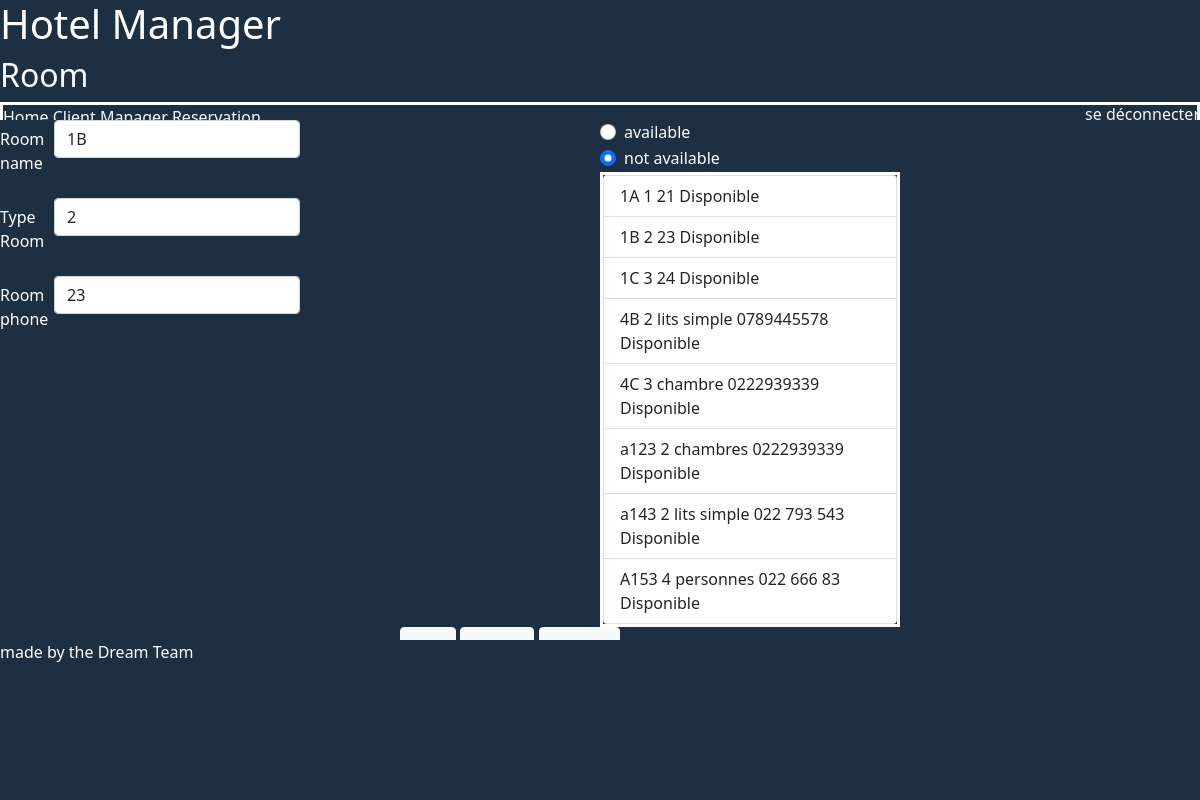
/View/room.php?id=1B, run on the app's committed database.
### tables this page shows
CREATE TABLE `chambres` (
  `type` varchar(45) DEFAULT NULL,
  `telephone` varchar(45) DEFAULT NULL,
  `disponibilite` varchar(45) DEFAULT NULL,
  `numeroChambre` varchar(11) NOT NULL,
  PRIMARY KEY (`numeroChambre`)
);

### Model/model.php (called while the page is built, shortened)
<?php
function selectRoom(){
    try {
        $bd = CoToBase();
        $requete = $bd->query("SELECT * FROM chambres");
        $requete->execute();
        return $requete->fetchAll();
    } catch (Exception $e) {
        echo 'Exception reçue : ',  $e->getMessage(), "\n";
    }
}
function selectInfoRoom($id){
    try {
        $bd = CoToBase();
        $requete = $bd->prepare("SELECT * FROM chambres WHERE numeroChambre = :idRoom");
        $requete->execute(
            array(
                ':idRoom' => $id,
            )
        );
        return $requete->fetchAll();
    } catch (Exception $e) {
        echo 'Exception reçue : ',  $e->getMessage(), "\n";
    }
}
?>

### View/room.php (the view, shortened to what this page needs)
<?php
require_once "../Model/model.php";
$rooms = selectRoom();
?>
<!DOCTYPE html>
<html lang="en">
<head>
    <link rel="stylesheet" href="../CSS/room.css">
    <link href="https://cdn.jsdelivr.net/npm/bootstrap@5.1.3/dist/css/bootstrap.min.css" rel="stylesheet">
</head>
<body>
    <header>
        <div id="titre">
            <h1>
            </h1>
            <h2>
                Room
            </h2>
            <a href="#" class="link-light" id="deconnexion">se déconnecter</a>
        </div>
        <nav>
            <a href="#" class="link-light">Home</a>
            <a href="#" class="link-light">Client Manager</a>
            <a href="#" class="link-light">Reservation</a>
        </nav>
    </header>
    <main>
        <form action="#" Method="POST">
<?php
if(isset($_GET['id'])){
    $infoRooms = selectInfoRoom($_GET['id']);
    foreach($infoRooms as $infoRoom): ?>
     <section id="section1">
     <div class="mb-3 row">
                    <label for="RoomName" class="col-sm-2 col-form-label">Room name</label>
                    <div class="col-sm-10">
                    <input name="RoomName" type="text" class="form-control" name="RoomName" value="<?=$infoRoom['numeroChambre']?>">
                    </div>
                </div>
                <div class="mb-3 row">
                    <label for="TypeRoom" class="col-sm-2 col-form-label">Type Room</label>
                    <div class="col-sm-10">
                    <input name="TypeRoom" type="text" class="form-control" name="TypeRoom" value="<?=$infoRoom['type']?>">
                    </div>
                </div>
                <div class="mb-3 row">
                    <label for="RoomPhone" class="col-sm-2 col-form-label">Room phone</label>
                    <div class="col-sm-10">
                    <input name="RoomPhone" type="tel" class="form-control" name="RoomPhone" value="<?=$infoRoom['telephone']?>">
                    </div>
                </div>
            </section>
        <?php endforeach;
        } ?>
            <section id="section2">
                <div id="checkbox">
                    <div class="form-check" >
                        <input class="form-check-input" type="radio" name="radioAvailable" value = "Disponible">
                        <label class="form-check-label" for="radioAvailableyes">
                        available
                        </label>
                    </div>
                    <div class="form-check" id="chb">
                        <input class="form-check-input" type="radio" name="radioAvailable" value = "Indisponible" checked>
                        <label class="form-check-label" for="radioAvailablenot" >
                        not available
                        </label>
                    </div>
                </div>
                <article>
                    <div class="list-group">
                    <?php foreach($rooms as $room):
                        if($room['disponibilite'] == "Disponible"){
                        ?>
                        <a href="room.php?id=<?=$room['numeroChambre']?>" class="list-group-item list-group-item-action"><?=$room['numeroChambre']." ".$room['type']." ".$room['telephone']." ".$room['disponibilite']?></a>
                    <?php }else{?>
                        <a href="room.php?id=<?=$room['numeroChambre']?>" id="indispo" class="list-group-item list-group-item-action"><?=$room['numeroChambre']." ".$room['type']." ".$room['telephone']." ".$room['disponibilite']?></a>
                    <?php } endforeach;?>
                    </div>
                </article>
            </section>
            <section id="section3">
            </section>
        </form>
    </main>
    <footer>
        made by the Dream Team
    </footer>
</body>
</html>

### CSS/room.css (style rules this page uses)
* { padding: 0; margin: 0; box-sizing: border-box; }
nav { border: solid white 3px; height: 5vh; }
div { color: white; }
#deconnexion { float: right; }
#section1 { width: 25vw; height: 50%; margin-right: 25vw; float: left; }
#section2 { width: 25vw; height: 50%; float: left; margin-right: 25vw; }
#section3 { height: 50%; width: 33.3vw; margin-left: 33.3vw; margin-right: 33.3vw; float: left; }
article { width: 100%; float: left; border: solid white 3px; height: 100%; }
header { background-color: #1d2f42; width: 100vw; height: 15vh; float: left; }
main { width: 100vw; height: 65vh; background-color: #1d2f42; float: left; }
footer { height: 20vh; width: 100%; float: left; background-color: #1d2f42; color: white; }
h1 { color: #fff; }
h2 { color: #fff; }
#chb { float: left; }

### data on the page
chambres: RoomName "1B", TypeRoom "2", RoomPhone "23", numeroChambre "1B", type "2", telephone "23", disponibilite "Disponible"
chambres: numeroChambre "1A", type "1", telephone "21", disponibilite "Disponible"
chambres: numeroChambre "1C", type "3", telephone "24", disponibilite "Disponible"
chambres: numeroChambre "4B", type "2 lits simple", telephone "0789445578", disponibilite "Disponible"
chambres: numeroChambre "4C", type "3 chambre", telephone "0222939339", disponibilite "Disponible"
chambres: numeroChambre "a123", type "2 chambres", telephone "0222939339", disponibilite "Disponible"
chambres: numeroChambre "a143", type "2 lits simple", telephone "022 793 543", disponibilite "Disponible"
chambres: numeroChambre "A153", type "4 personnes", telephone "022 666 83", disponibilite "Disponible"
